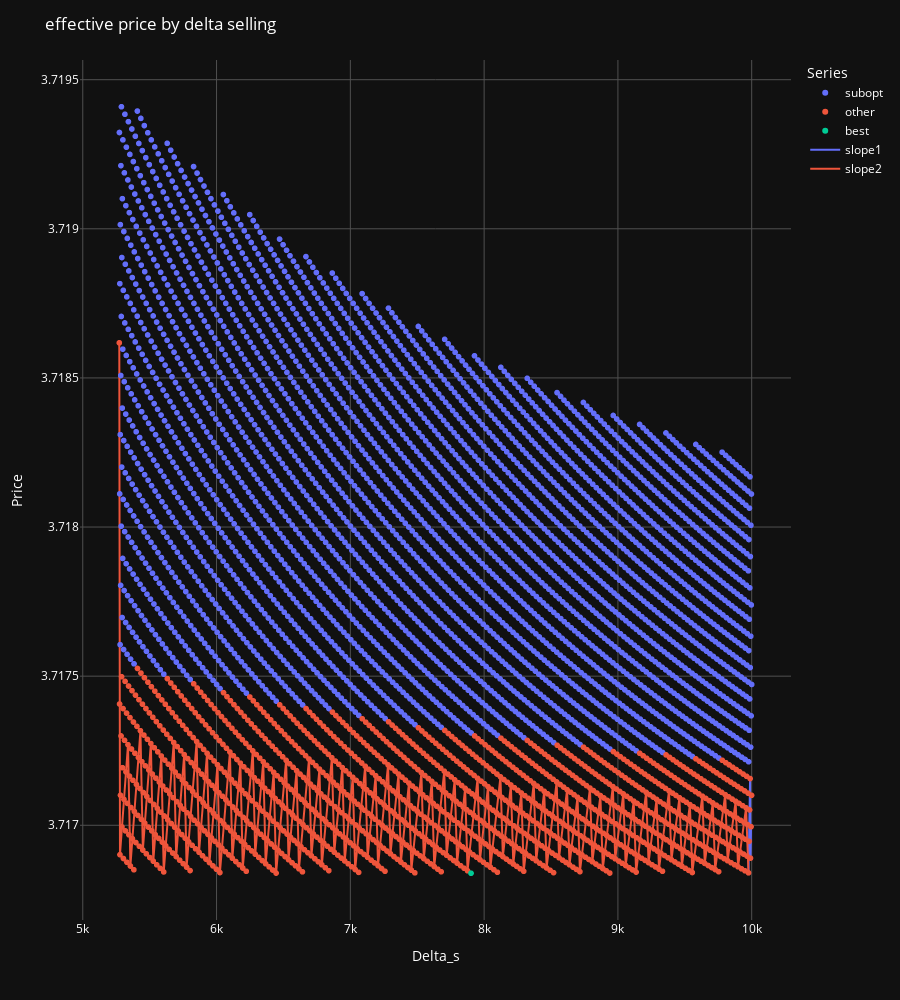

The notebook cell this image was saved under:
### Code cell
# Convert your data lists to Pandas DataFrames for easier handling
df1 = pd.DataFrame(perfect, columns=['delta_b', 'delta_s', 'price'])
df2 = pd.DataFrame(best_imperfect, columns=['delta_b', 'delta_s', 'price'])
df3 = pd.DataFrame(other_imperfect, columns=['delta_b', 'delta_s', 'price'])
df4 = pd.DataFrame(delta_b_too_low, columns=['delta_b', 'delta_s', 'price'])
df5 = pd.DataFrame(suboptimal_delta_b, columns=['delta_b', 'delta_s', 'price'])
# df6 = pd.DataFrame(first_slope, columns=['delta_b', 'delta_s', 'price'])
# df7 = pd.DataFrame(second_slope, columns=['delta_b', 'delta_s', 'price'])
slopes_df = [pd.DataFrame(slope, columns=['delta_b', 'delta_s', 'price']) for slope in slopes]
for i in range(len(slopes_df)):
    slopes_df[i]['Series'] = 'slope' + str(i + 1)

# Combine the dataframes with an identifier column
df1['Series'] = 'Without'
df2['Series'] = 'best'
df3['Series'] = 'other'
# df4['Series'] = 'Delta_b too low'
df5['Series'] = 'subopt'
# df6['Series'] = '1st'
# df7['Series'] = '2nd'
# pd.concat([df5, df1, df3] + slopes_df + [df2])
combined_df = pd.concat([df5, df1, df3, df2]) 

# Add a new column for point size based on the series
# Assuming 'Series' is a column that identifies each series
# series_size_mapping = {series: i+1 for i, series in enumerate(combined_df['Series'].unique())}
# combined_df['point_size'] = combined_df['Series'].map(series_size_mapping)

# Sort the DataFrame in reverse order of point size
# combined_df = combined_df.sort_values(by='point_size', ascending=False)

# Create an interactive scatter plot
fig = px.scatter(combined_df, x='delta_s', y='price', color='Series', #size='point_size',
                 hover_data=['delta_b', 'delta_s', 'price'])

# Add lines for specified series
# for series in slopes_df:
#     fig.add_trace(px.line(series, x='delta_s', y='price', color='Series').data[0])

# Concatenate all DataFrames in slopes_df
all_slopes_df = pd.concat(slopes_df)
# Create a line plot for all slopes
line_fig = px.line(all_slopes_df, x='delta_s', y='price', color='Series', hover_data=['delta_b', 'delta_s', 'price'])

# Add each line trace individually
for trace in line_fig.data:
    fig.add_trace(trace)

# Update marker properties to have darker outlines
# fig.update_traces(marker=dict(line=dict(width=1, color='rgba(40,40,40,1)')))  # Adjust the color as needed

# Update marker properties to remove outlines or match the fill color
fig.update_traces(marker=dict(line=dict(width=0)))  # Removes the outline

# Alternatively, to set the outline to the same color as the fill:
# fig.update_traces(marker=dict(line=dict(width=1, color='SAME_COLOR')))


# Update the layout for dark mode
fig.update_layout(
    title='Scatter Plot in Dark Mode',
    plot_bgcolor='rgb(17,17,17)',  # Dark plot background
    paper_bgcolor='rgb(17,17,17)',  # Dark paper background
    font_color='white',  # White text for better contrast
    xaxis=dict(
        gridcolor='rgb(80,80,80)',  # Darker gridlines
    ),
    yaxis=dict(
        gridcolor='rgb(80,80,80)',  # Darker gridlines
    )
)

# Add plot titles and labels
fig.update_layout(title='effective price by delta selling',
                  xaxis_title='Delta_s',
                  yaxis_title='Price',
                  # showlegend=False,
                  height=1000)
                  

# fig.update_yaxes(range=[combined_df['price'].min(), combined_df['price'].max()])  # Adjust the range as needed

# # Sort the DataFrame by 'ratio' in descending order
# sorted_df = combined_df.sort_values(by='price', ascending=False)

# # Adding a line that connects the dots in decreasing order of their y-value
# fig.add_trace(px.line(sorted_df, x='delta_b', y='price').data[0])

# # Find the five lowest unique y-values (ratios)
# lowest_ratios = combined_df['price'].unique()
# lowest_ratios.sort()

# # Group by 'ratio' and draw lines for each of the five lowest ratios
# for price in lowest_ratios[:20]:
#     group = combined_df[combined_df['price'] == price]
#     # Sort each group by 'delta_b' to make line connections logical
#     sorted_group = group.sort_values(by='delta_b')
#     fig.add_trace(px.line(sorted_group, x='delta_b', y='price').data[0])

# # Adjusting the plot size and layout
# fig.update_layout(title='Scatter Plot with Lines for Lowest Y-values',
#                   xaxis_title='Delta_b',
#                   yaxis_title='Price',
#                   height=800)

# Show the plot
fig.show()

### Figure 1 — Plotly figure (JSON) as saved in the notebook; plotly's stock layout.template omitted (floating-point values rounded to 4 significant figures; data arrays with more than 128 entries replaced by an {"elided": "..."} marker saying what was removed)
{"data": [{"customdata": {"elided": "3455x1 int values"}, "hovertemplate": "Series=subopt<br>delta_s=%{x}<br>price=%{y}<br>delta_b=%{customdata[0]}<extra></extra>", "legendgroup": "subopt", "marker": {"color": "#636efa", "line": {"width": 0}, "symbol": "circle"}, "mode": "markers", "name": "subopt", "showlegend": true, "type": "scattergl", "x": {"elided": "3455 int values"}, "xaxis": "x", "y": {"elided": "3455 float values"}, "yaxis": "y"}, {"customdata": {"elided": "1272x1 int values"}, "hovertemplate": "Series=other<br>delta_s=%{x}<br>price=%{y}<br>delta_b=%{customdata[0]}<extra></extra>", "legendgroup": "other", "marker": {"color": "#EF553B", "line": {"width": 0}, "symbol": "circle"}, "mode": "markers", "name": "other", "showlegend": true, "type": "scattergl", "x": {"elided": "1272 int values"}, "xaxis": "x", "y": {"elided": "1272 float values"}, "yaxis": "y"}, {"customdata": [[2126]], "hovertemplate": "Series=best<br>delta_s=%{x}<br>price=%{y}<br>delta_b=%{customdata[0]}<extra></extra>", "legendgroup": "best", "marker": {"color": "#00cc96", "line": {"width": 0}, "symbol": "circle"}, "mode": "markers", "name": "best", "showlegend": true, "type": "scattergl", "x": [7902], "xaxis": "x", "y": [3.717], "yaxis": "y"}, {"customdata": [[2689], [2688], [2687], [2686], [2685], [2684]], "hovertemplate": "Series=slope1<br>delta_s=%{x}<br>price=%{y}<br>delta_b=%{customdata[0]}<extra></extra>", "legendgroup": "slope1", "line": {"color": "#636efa", "dash": "solid"}, "marker": {"line": {"width": 0}, "symbol": "circle"}, "mode": "lines", "name": "slope1", "orientation": "v", "showlegend": true, "type": "scatter", "x": [9995, 9991, 9988, 9984, 9980, 9976], "xaxis": "x", "y": [3.717, 3.717, 3.717, 3.717, 3.717, 3.717], "yaxis": "y"}, {"customdata": {"elided": "304x1 int values"}, "hovertemplate": "Series=slope2<br>delta_s=%{x}<br>price=%{y}<br>delta_b=%{customdata[0]}<extra></extra>", "legendgroup": "slope2", "line": {"color": "#EF553B", "dash": "solid"}, "marker": {"line": {"width": 0}, "symbol": "circle"}, "mode": "lines", "name": "slope2", "orientation": "v", "showlegend": true, "type": "scatter", "x": {"elided": "304 int values"}, "xaxis": "x", "y": {"elided": "304 float values"}, "yaxis": "y"}], "layout": {"font": {"color": "white"}, "height": 1000, "legend": {"title": {"text": "Series"}, "tracegroupgap": 0}, "margin": {"t": 60}, "paper_bgcolor": "rgb(17,17,17)", "plot_bgcolor": "rgb(17,17,17)", "title": {"text": "effective price by delta selling"}, "xaxis": {"anchor": "y", "domain": [0, 1], "gridcolor": "rgb(80,80,80)", "title": {"text": "Delta_s"}}, "yaxis": {"anchor": "x", "domain": [0, 1], "gridcolor": "rgb(80,80,80)", "title": {"text": "Price"}}}}
